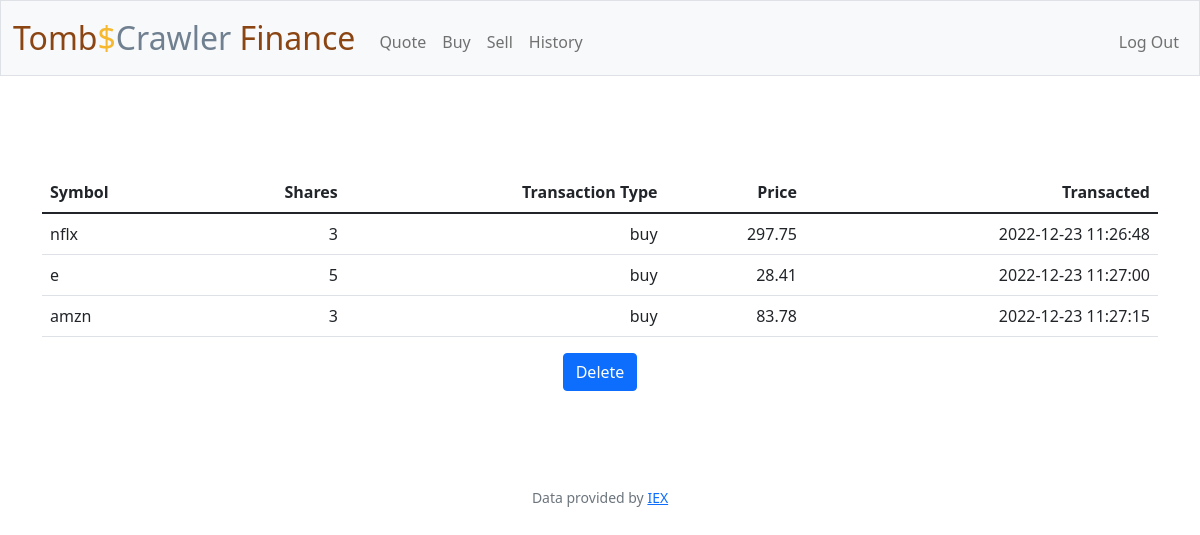
Screenshot of /history (signed in) with the database file from the repository.
### tables this page shows
CREATE TABLE transactions(
id INTEGER PRIMARY KEY AUTOINCREMENT NOT NULL,
user_id INTEGER,
price NUMERIC,
symbol TEXT NOT NULL,
shares INTEGER,
transaction_type TEXT,
date DATETIME NOT NULL
           DEFAULT CURRENT_TIMESTAMP
);

### app.py (the view)
@app.route("/history", methods=["GET", "POST"])
@login_required
def history():
    if request.method == "POST":
       user_id = session["user_id"]
       db.execute("DELETE FROM transactions WHERE user_id = ?", user_id)
       return redirect("/history")
    else:
        user_id = session["user_id"]
        histories = db.execute("SELECT * FROM transactions WHERE user_id = ?", user_id)
        return render_template("history.html", histories=histories)

### app.py (called while the page is built)
@app.after_request
def after_request(response):
    response.headers["Cache-Control"] = "no-cache, no-store, must-revalidate"
    response.headers["Expires"] = 0
    response.headers["Pragma"] = "no-cache"
    return response

### helpers.py (called while the page is built)
def login_required(f):
    @wraps(f)
    def decorated_function(*args, **kwargs):
        if session.get("user_id") is None:
            return redirect("/login")
        return f(*args, **kwargs)
    return decorated_function

### templates/history.html (shortened to what this page needs)
{% extends "layout.html" %}
{% block main %}
<main class="container py-5 text-center">
  <form action="/history" method="post">
    <table class="table">
        <thead>
            <tr>
                <th class="text-start">Symbol</th>
                <th class="text-end">Shares</th>
                <th class="text-end">Transaction Type</th>
                <th class="text-end">Price</th>
                <th class="text-end">Transacted</th>
            </tr>
        </thead>
        <tbody>
          {% for h in histories %}
                <tr>
                    <td class="text-start">{{h.symbol}}</td>
                    <td class="text-end">{{h.shares}}</td>
                    <td class="text-end">{{h.transaction_type}}</td>
                    <td class="text-end">{{h.price}}</td>
                    <td class="text-end">{{h.date}}</td>
                </tr>
          {% endfor %}
        </tbody>
    </table>
          <button class="btn btn-primary" type="submit">Delete</button>
        </main>
{% endblock %}

### rows the page displays
transactions: symbol "nflx", shares "3", transaction_type "buy", price "297.75", date "2022-12-23 11:26:48"
transactions: symbol "e", shares "5", transaction_type "buy", price "28.41", date "2022-12-23 11:27:00"
transactions: symbol "amzn", shares "3", transaction_type "buy", price "83.78", date "2022-12-23 11:27:15"
